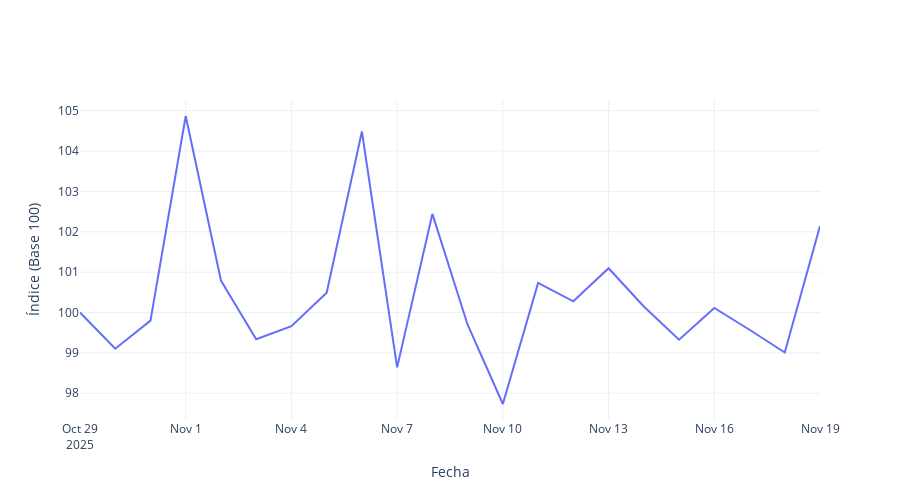

Source (notebook cell):
### Markdown cell above
## ÍNDICE FINAL

### Code cell
# Pesos oficiales de cada división
pesos_div = {
    "ALIMENTOS": 23.928,
    "SALUD": 3.475,
    "EDUCACION": 8.058,
    "COMBUSTIBLES": 12.210,
    "VIVIENDA": 9.607
}

# Suma total oficial
suma_total = sum(pesos_div.values())

# Normalización para que sumen 100
factor = 100 / suma_total
pesos_div_norm = {k: v * factor for k, v in pesos_div.items()}

# Convertir a vector en el mismo orden
divisiones = ["ALIMENTOS", "SALUD", "EDUCACION", "COMBUSTIBLES", "VIVIENDA"]
w = np.array([pesos_div_norm[d] for d in divisiones])
w = w / w.sum()  # Por si acaso

# Función de ponderación geométrica
def geom_pond(x, w):
    x = np.array(x)
    return np.exp(np.sum(w * np.log(x)) / np.sum(w))

# Extraer los índices sectoriales de cada dataframe por fecha
# Para cada sector, extraemos el índice sectorial por fecha
ipc_alimentos = df_alimentos[df_alimentos["CATEGORIA"] == "Índice Alimentos"].set_index("FECHA")["VALOR"]
ipc_salud = df_salud[df_salud["CATEGORIA"] == "Índice Salud"].set_index("FECHA")["VALOR"]
ipc_educacion = df_educacion[df_educacion["CATEGORIA"] == "Índice Educación"].set_index("FECHA")["VALOR"]
ipc_combustibles = df_combustibles[df_combustibles["CATEGORIA"] == "Índice Combustibles"].set_index("FECHA")["VALOR"]
ipc_vivienda = df_vivienda[df_vivienda["CATEGORIA"] == "Índice Vivienda"].set_index("FECHA")["VALOR"]

# Crear el dataframe de IPC por divisiones (por fecha)
ipc_divisiones = pd.DataFrame({
    "ALIMENTOS": ipc_alimentos,
    "SALUD": ipc_salud,
    "EDUCACION": ipc_educacion,
    "COMBUSTIBLES": ipc_combustibles,
    "VIVIENDA": ipc_vivienda
})

# Asegurarnos de que todas las fechas coincidan en cada columna
ipc_divisiones = ipc_divisiones.dropna()  # Eliminar fechas con NaN si alguna división no tiene datos en esa fecha

# Calcular IPC total ponderado por fecha
ipc_total = {}

for fecha in ipc_divisiones.index:
    valores = ipc_divisiones.loc[fecha].values
    ipc_total[fecha] = geom_pond(valores, w)

ipc_total = pd.Series(ipc_total)
ipc_total = ipc_total.sort_index()

# Concatenar IPC total con los dataframes de cada sector
df_ipc_total = ipc_total.reset_index()
df_ipc_total.columns = ["FECHA", "VALOR"]
df_ipc_total["CATEGORIA"] = "IPC"

# Concatenar todos los dataframes (sectoriales + IPC total)
df_final = pd.concat([df_salud, df_alimentos, df_educacion, df_combustibles, df_vivienda, df_ipc_total], ignore_index=True)

# Crear el gráfico para el IPC total
fig = go.Figure()
fig.add_trace(go.Scatter(
    x=ipc_total.index,
    y=ipc_total.values,
    mode="lines",
    name="Índice Total (Base 100)",
    line=dict(width=2)
))

fig.update_layout(
    title=None,
    xaxis_title="Fecha",
    yaxis_title="Índice (Base 100)",
    template="plotly_white",
    hovermode="x unified",
    width=900,
    height=500
)

fig.show()

# Guardar el gráfico como un archivo PDF
fig.write_image("results/indice_final.pdf")

### Figure 1 — Plotly figure (JSON) as saved in the notebook; plotly's stock layout.template omitted (floating-point values rounded to 4 significant figures)
{"data": [{"line": {"width": 2}, "mode": "lines", "name": "Índice Total (Base 100)", "type": "scatter", "x": ["2025-10-29T00:00:00", "2025-10-30T00:00:00", "2025-10-31T00:00:00", "2025-11-01T00:00:00", "2025-11-02T00:00:00", "2025-11-03T00:00:00", "2025-11-04T00:00:00", "2025-11-05T00:00:00", "2025-11-06T00:00:00", "2025-11-07T00:00:00", "2025-11-08T00:00:00", "2025-11-09T00:00:00", "2025-11-10T00:00:00", "2025-11-11T00:00:00", "2025-11-12T00:00:00", "2025-11-13T00:00:00", "2025-11-14T00:00:00", "2025-11-15T00:00:00", "2025-11-16T00:00:00", "2025-11-17T00:00:00", "2025-11-18T00:00:00", "2025-11-19T00:00:00"], "y": [100.0, 99.1, 99.8, 104.9, 100.8, 99.34, 99.66, 100.5, 104.5, 98.64, 102.4, 99.7, 97.73, 100.7, 100.3, 101.1, 100.2, 99.33, 100.1, 99.57, 99.01, 102.1]}], "layout": {"height": 500, "hovermode": "x unified", "title": {}, "width": 900, "xaxis": {"title": {"text": "Fecha"}}, "yaxis": {"title": {"text": "Índice (Base 100)"}}}}
